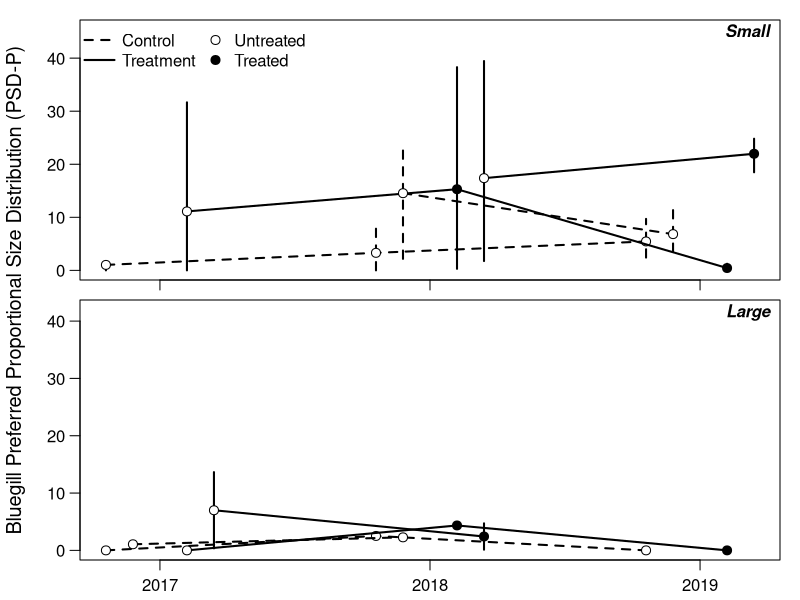

The R script that drew this image:

dat = read.csv("blue_output.csv")
dat$new = ifelse(dat$lake %in% c("drummond3", "lm", "promise", "mark"), 1, 0)
dat$drop = ifelse(dat$lake %in% c("lee county lake", "barbour county lake", "washington county lake"), 1, 0)

yvar = "psd_p"

datsub = dat[,c("year", "type", "times_treat", "size_class", "new", "drop", yvar)]

library(dplyr)

plot_dat_sml = datsub %>% filter(size_class == "small") %>%
  group_by(year, type, new, times_treat) %>%
  summarize(
    mn = mean(psd_p, na.rm = T),
    lwr = quantile(psd_p, 0.025, na.rm = T),
    upr = quantile(psd_p, 0.975, na.rm = T)
    ) %>% ungroup
plot_dat_big = datsub %>% filter(size_class == "big") %>%
  group_by(year, type, drop, times_treat) %>%
  summarize(
    mn = mean(psd_p, na.rm = T),
    lwr = quantile(psd_p, 0.025, na.rm = T),
    upr = quantile(psd_p, 0.975, na.rm = T)
    ) %>% ungroup

plot_dat_sml$year = as.numeric(plot_dat_sml$year)
plot_dat_big$year = as.numeric(plot_dat_big$year)

off_c1 = -0.2
off_c2 = off_c1/2
off_t2 = 0.2
off_t1 = off_t2/2
ppi = 600
png("blue-psd-p.png", h = 7 * ppi, w = 4 * ppi, res = ppi)

# small lakes
par(mfrow = c(2,1), mar = c(0.5,1,0.5,1), oma = c(1.5,3,0.5,0), cex.axis = 1, cex.lab = 1.2, mgp = c(1,0.75,0))
plot(1,1, type = "n", xlim = c(2017,2019) + range(c(off_c1, off_c2, off_t1, off_t2)), ylim = range(plot_dat_sml[,c("lwr", "upr")]) * c(1, 1.15),
     xaxt = "n", las = 1, ylab = "")
usr = par("usr"); xdiff = usr[2] - usr[1]; ydiff = usr[4] - usr[3]
text(x = usr[2] - xdiff * 0, y = usr[4] - ydiff * 0.05, pos = 2, "Small", font = 4)

# controls (not new entries)
ind = c(1,3,7)
lines(mn ~ I(year + off_c1), data = plot_dat_sml[ind,], lwd = 2, lty = 2, type = "l")
with(plot_dat_sml[ind,], segments(I(year + off_c1), lwr, I(year + off_c1), upr, lty = 2, lwd = 2))
points(mn ~ I(year + off_c1), data = plot_dat_sml[ind,], pch = 21, bg = "white", cex = 1.2)

# treats (not new entries)
ind = c(2,6,10)
lines(mn ~ I(year + off_t1), data = plot_dat_sml[ind,], lwd = 2, type = "l")
with(plot_dat_sml[ind,], segments(I(year + off_t1), lwr, I(year + off_t1), upr, lwd = 2))
points(mn ~ I(year + off_t1), data = plot_dat_sml[ind,], pch = 21, bg = c("white", "black", "black"), cex = 1.2)

# controls (new entry 2018)
ind = c(4,8)
lines(mn ~ I(year + off_c2), data = plot_dat_sml[ind,], lwd = 2, lty = 2, type = "l")
with(plot_dat_sml[ind,], segments(I(year + off_c2), lwr, I(year + off_c2), upr, lty = 2, lwd = 2))
points(mn ~ I(year + off_c2), data = plot_dat_sml[ind,], pch = 21, bg = "white", cex = 1.2)

# treats (new entry 2018)
ind = c(5,9)
lines(mn ~ I(year + off_t2), data = plot_dat_sml[ind,], lwd = 2, type = "l")
with(plot_dat_sml[ind,], segments(I(year + off_t2), lwr, I(year + off_t2), upr, lwd = 2))
points(mn ~ I(year + off_t2), data = plot_dat_sml[ind,], pch = 21, bg = c("white", "black"), cex = 1.2)

axis(side = 1, at = 2017:2019, labels = rep("", 3))
legend("topleft", legend = c("Control", "Treatment", "Untreated", "Treated"), ncol = 2,
       pch = c(NA, NA, 21, 21), pt.cex = c(NA, NA, 1.2, 1.2), pt.bg = c(NA, NA, "white", "black"),
       bty = "n", lty = c(2,1,NA,NA), lwd = c(2,2,NA,NA), x.intersp = c(0.5, 0.5, 0.25, 0.25))

# big lakes
plot_dat_big
plot(1,1, type = "n", xlim = c(2017,2019) + range(c(off_c1, off_c2, off_t1, off_t2)), ylim = range(seq(0,49,10)) * c(1, 1.05),
     xaxt = "n", las = 1, ylab = "")
usr = par("usr"); xdiff = usr[2] - usr[1]; ydiff = usr[4] - usr[3]
text(x = usr[2] - xdiff * 0, y = usr[4] - ydiff * 0.05, pos = 2, "Large", font = 4)
# controls (not new entries)
ind = c(1,5,9)
lines(mn ~ I(year + off_c1), data = plot_dat_big[ind,], lwd = 2, lty = 2, type = "l")
with(plot_dat_big[ind,], segments(I(year + off_c1), lwr, I(year + off_c1), upr, lty = 2, lwd = 2))
points(mn ~ I(year + off_c1), data = plot_dat_big[ind,], pch = 21, bg = "white", cex = 1.2)

# treats (not new entries)
ind = c(3,7,10)
lines(mn ~ I(year + off_t1), data = plot_dat_big[ind,], lwd = 2, type = "l")
with(plot_dat_big[ind,], segments(I(year + off_t1), lwr, I(year + off_t1), upr, lwd = 2))
points(mn ~ I(year + off_t1), data = plot_dat_big[ind,], pch = 21, bg = c("white", "black", "black"), cex = 1.2)

# controls (new entry 2018)
ind = c(2,6)
lines(mn ~ I(year + off_c2), data = plot_dat_big[ind,], lwd = 2, lty = 2, type = "l")
with(plot_dat_big[ind,], segments(I(year + off_c2), lwr, I(year + off_c2), upr, lty = 2, lwd = 2))
points(mn ~ I(year + off_c2), data = plot_dat_big[ind,], pch = 21, bg = "white", cex = 1.2)

# treats (new entry 2018)
ind = c(4,8)
lines(mn ~ I(year + off_t2), data = plot_dat_big[ind,], lwd = 2, type = "l")
with(plot_dat_big[ind,], segments(I(year + off_t2), lwr, I(year + off_t2), upr, lwd = 2))
points(mn ~ I(year + off_t2), data = plot_dat_big[ind,], pch = 21, bg = c("white", "black"), cex = 1.2)

axis(side = 1, at = 2017:2019, labels = 2017:2019)
mtext(side = 2, outer = T, "Bluegill Preferred Proportional Size Distribution (PSD-P)", line = 1.75, cex = 1.2) 
dev.off()


